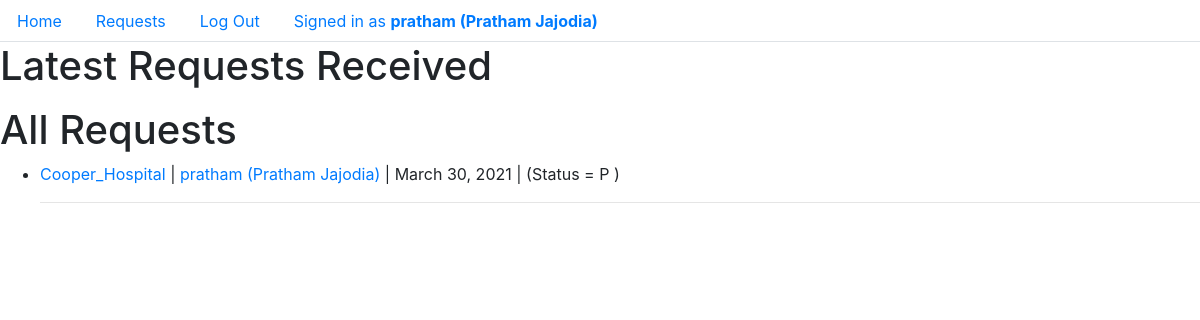
Page /requests/ (signed in) on the earlier database version.
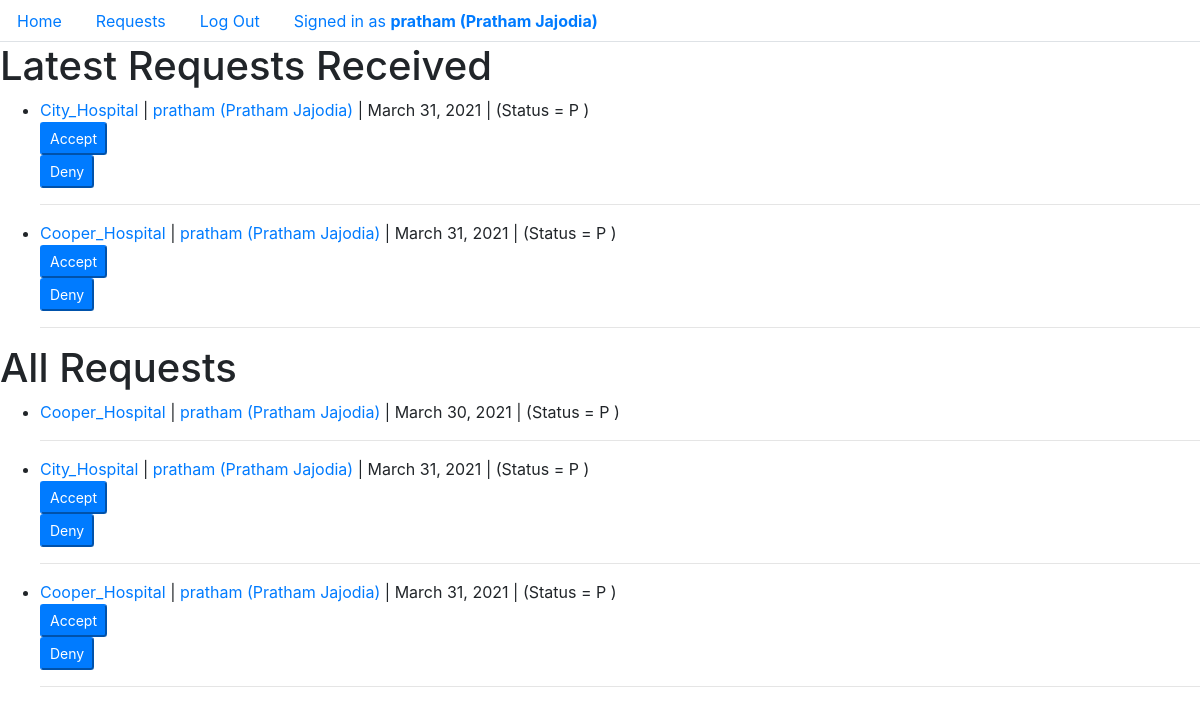
Same page on the later database version.
### donate/models.py (models this page shows, shortened)
class User(AbstractUser):
    gender_choice = [
        ("M", "Male"),
        ("F", "Female"),
        ("O", "Other")
    ]
    is_hospital = models.BooleanField(default = False)
    street = models.CharField (max_length=64)
    city = models.CharField (max_length=64)
    state = models.CharField (max_length=64)
    phone_no = PhoneNumberField(unique=True)
    dob = models.DateField(auto_now_add=False, blank=True, null=True)
    blood_type = models.CharField(choices=unit_choices, max_length=64, blank=True)
    gender = models.CharField(choices=gender_choice, max_length=1, blank=True)
    requests = models.ManyToManyField("User", blank=True, through="BloodRequest")
    def __str__(self):
        if self.is_hospital:
            return f'{self.username}'
        else:
            return f'{self.username} ({self.first_name} {self.last_name})'

class BloodRequest(models.Model):
    hospital = models.ForeignKey("User", on_delete=models.CASCADE, related_name="requester")
    donor = models.ForeignKey("User", on_delete=models.CASCADE, related_name="requested_donor")
    status_choice = [
        ("P", "Pending"),
        ("A", "Accepted"),
        ("D", "Denied")
    ]
    date = models.DateField(auto_now_add=True)
    status = models.CharField(choices=status_choice, max_length=1, default="P")

### donate/views.py (the view)
# urls.py: path("requests/", views.requests, name="requests"),
@login_required(login_url="login")
def requests(request):
    if request.method == 'POST':
        city = request.user.city
        req_type = request.POST["blood_req_type"]
        for donor in User.objects.filter(blood_type=req_type, city=city):
            BloodRequest.objects.create(hospital=request.user,donor=donor)
    if request.user.is_hospital == True:
        reqs = BloodRequest.objects.filter(hospital=request.user)
    else:
        reqs = BloodRequest.objects.filter(donor=request.user)
    return render(request, "donate/requests.html", {
            "reqs": reqs,
            "today": date.today()
        })

### donate/templates/donate/requests.html (shortened to what this page needs)
{% extends "donate/layout.html" %}
{% load static %}
{% block body %}
    {% if user.is_hospital == True %}
        <hr><h2>Today's Accepted Requests</h2>
        <ul>
            {% for req in reqs %}
                {% if req.status == 'A' and today == req.date %}
                    <li>
                        <a href="{% url 'profile' name=req.hospital.username %}">{{ req.hospital }}</a> |
                        <a href="{% url 'profile' name=req.donor.username %}">{{ req.donor }}</a> |
                        {{ req.date }} |
                        (Status = {{ req.status }} )
                    </li>
                    <hr>
                {% endif %}
            {% empty %}
                <li>No Entries Found</li>
            {% endfor %}
        </ul><hr>
        <h2>Make New Request</h2>
        Makes a request to all the donors in the city with Particualr Blood Type
        <form action="{% url 'requests' %}" method="POST">
            {% csrf_token %}
            <select class="form-control" name="blood_req_type" required>
                <option value="A+">A+</option>
                <option value="A-">A-</option>
                <option value="B+">B+</option>
                <option value="B-">B-</option>
                <option value="AB+">AB+</option>
                <option value="AB-">AB-</option>
                <option value="O+">O+</option>
                <option value="O-">O-</option>
            </select>
            <input class="btn btn-info" type="submit" value="Make Request">
        </form>
        <hr>
    {% else %}
    <h1>Latest Requests Received</h1>
    <ul>
        {% for req in reqs %}
            {% if user.is_hospital == False and req.status == 'P' and today == req.date %}
                <li>
                    <a href="{% url 'profile' name=req.hospital.username %}">{{ req.hospital }}</a> |
                    <a href="{% url 'profile' name=req.donor.username %}">{{ req.donor }}</a> |
                    {{ req.date }} |
                    (Status = {{ req.status }} )
                    <form action="{% url 'response' id=req.id %}" method="POST">
                        <button type="submit" class="btn-sm btn-primary" name="accept">Accept</button>
                    </form>
                    <form action="{% url 'response' id=req.id  %}" method="POST">
                        <button type="submit" class="btn-sm btn-primary" name="deny">Deny</button>
                    </form>
                </li>
                <hr>
            {% endif %}
        {% empty %}
            <li>No Entries Found</li>
        {% endfor %}
    </ul>
    {% endif %}
    {% if user.is_hospital == True %}
        <h1>ALl Requests Made</h1>
    {% else %}
        <h1>All Requests</h1>
    {% endif %}
    <ul>
        {% for req in reqs %}
            <li>
                <a href="{% url 'profile' name=req.hospital.username %}">{{ req.hospital }}</a> |
                <a href="{% url 'profile' name=req.donor.username %}">{{ req.donor }}</a> |
                {{ req.date }} |
                (Status = {{ req.status }} )
                {% if user.is_hospital == False and req.status == 'P' and today == req.date %}
                    <form action="{% url 'response' id=req.id %}" method="POST">
                        <button type="submit" class="btn-sm btn-primary" name="accept">Accept</button>
                    </form>
                    <form action="{% url 'response' id=req.id  %}" method="POST">
                        <button type="submit" class="btn-sm btn-primary" name="deny">Deny</button>
                    </form>
                {% endif %}
            </li>
            <hr>
        {% empty %}
            <li>No Entries Found</li>
            <hr>
        {% endfor %}
    </ul>
{% endblock %}

### donate/templates/donate/layout.html (shortened to what this page needs)
{% load static %}
<!DOCTYPE html>
<html lang="en">
    <head>
        <link rel="stylesheet" href="https://stackpath.bootstrapcdn.com/bootstrap/4.4.1/css/bootstrap.min.css">
    </head>
    <body>
        <ul class="nav nav-tabs links">
            <li class="nav-item">
                <a class="nav-link" href="{% url 'index' %}">Home</a>
            </li>
            {% if user.is_authenticated %}
                <li class="nav-item">
                    <a class="nav-link" href="{% url 'requests' %}">Requests</a>
                </li>
                <li class="nav-item">
                    <a class="nav-link" href="{% url 'logout' %}">Log Out</a>
                </li>
                <li class="nav-item">
                    <a class="nav-link" href="{% url 'profile' name=user.username %}">Signed in as <strong>{{ user }}</strong></a>
                </li>
            {% endif %}
        </ul>
        {% block body %}
        {% endblock %}
    </body>
    </html>
</html>

Differences in the rows shown:
added BloodRequest: hospital "City_Hospital", donor "pratham (Pratham Jajodia)", date "March 31, 2021", status "P", shows "Accept"
added BloodRequest: hospital "Cooper_Hospital", donor "pratham (Pratham Jajodia)", date "March 31, 2021", status "P", shows "Accept"
